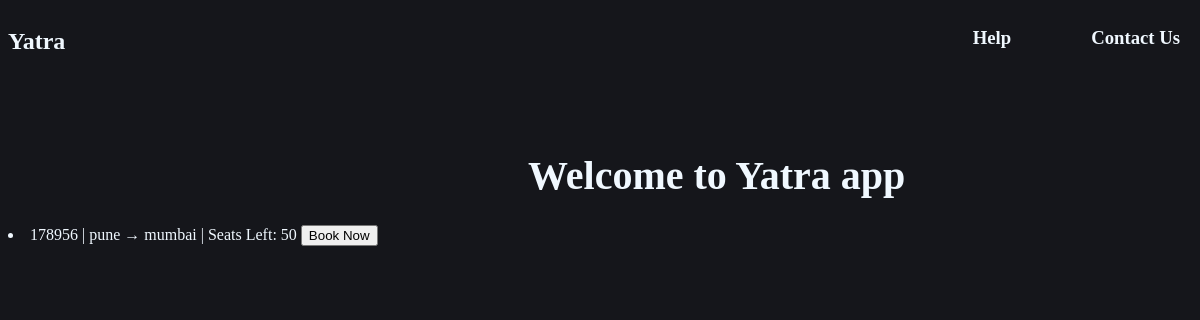
The page /train/ on the database as committed earlier.
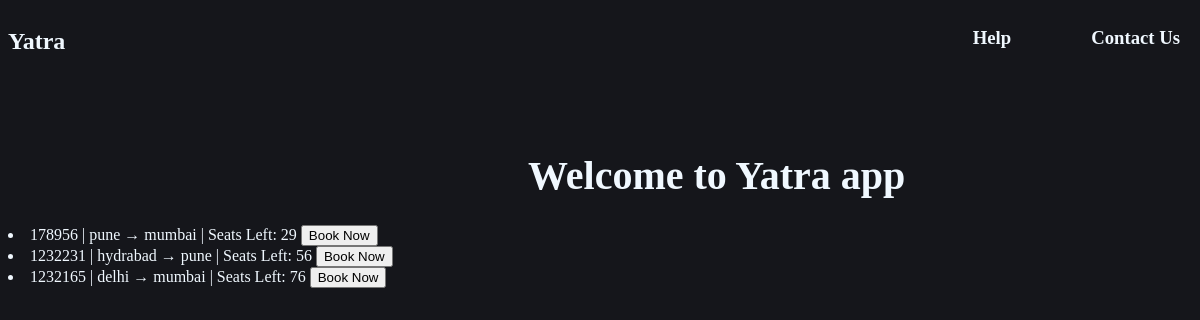
The same page on the database as committed later.
### train/models.py (models this page shows)
class Train(models.Model):
    seatNo =  models.IntegerField(validators=[MinValueValidator(1), MaxValueValidator(99)])
    train_number = models.IntegerField(validators=[MinValueValidator(100000), MaxValueValidator(9999999)])
    from_station = models.TextField(max_length=100)
    to_station = models.TextField(max_length=100)
    Date_of_departure = models.DateField()

### train/views.py (the view)
# urls.py: path('', views.Train_list, name='train_list'),
def Train_list(request):
    trains = Train.objects.all()
    return render (request , "index.html",{'trains':trains})

### templates/index.html (shortened to what this page needs)
{% load static  %}
<!DOCTYPE html>
<html lang="en">
<head>
</head>
<body style="background-color:#15161B;color:aliceblue">
  <nav style="display:flex;align-items:centre;justify-content:space-between">
    <h1 style="">Yatra</h1>
    <div style="display:flex;align-items:centre ;gap:5rem;">
      <h3>Help</h3>
      <h3 style="margin-right:1vw">Contact Us </h3>
    </div>
  </nav>
  <h1 style="padding-top:50px; padding-left:520px;font-size:40px">Welcome to Yatra app</h1>
    {% for train in trains %}
    <li>{{ train.train_number }} | {{ train.from_station }} → {{ train.to_station }} | Seats Left: {{ train.seatNo }}
        <button onclick="bookTicket({{ train.id }})">Book Now</button>
    </li>
{% endfor %}
</body>
</html>

Rows that differ between the two databases and show on the page:
changed Train (number 1 of 3 on the later page): seatNo "50" → "29"
added Train: train_number "1232231", from_station "hydrabad", to_station "pune", seatNo "56"
added Train: train_number "1232165", from_station "delhi", to_station "mumbai", seatNo "76"
